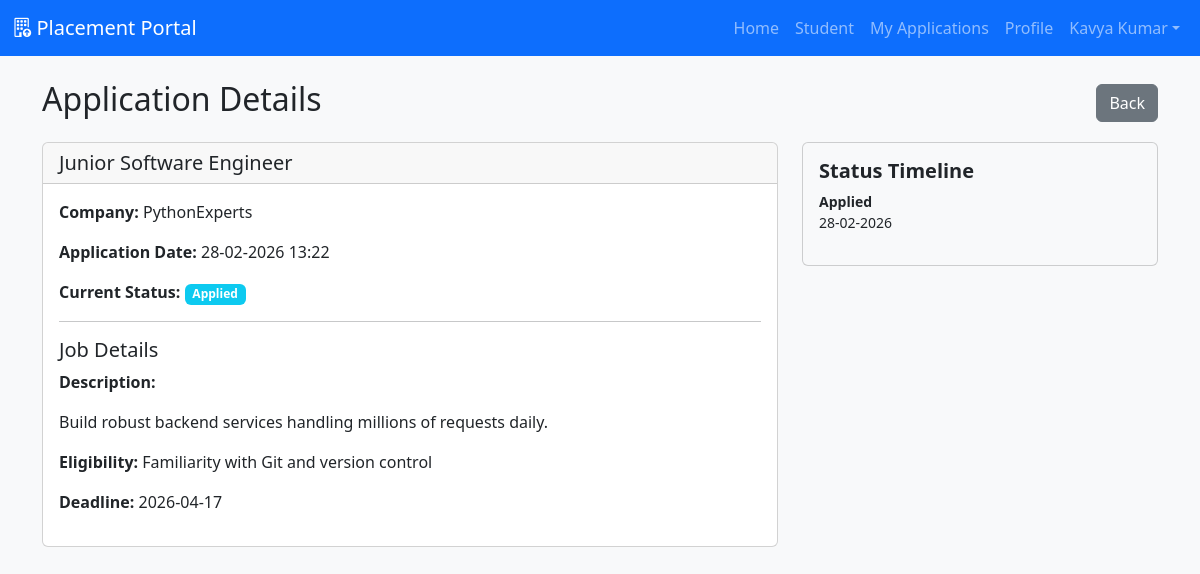
/student/application/16 (signed in), run on the app's committed database.
### models.py (models this page shows, shortened)
class User(UserMixin, db.Model):
    __tablename__ = 'users'
    id = db.Column(db.Integer, primary_key=True)
    email = db.Column(db.String(120), unique=True, nullable=False)
    password = db.Column(db.String(128), nullable=False)
    name = db.Column(db.String(120))
    role = db.Column(db.String(20), nullable=False)  # 'admin', 'company', 'student'
    active = db.Column(db.Boolean, default=True)
    blacklisted = db.Column(db.Boolean, default=False)

class Drive(db.Model):
    __tablename__ = 'drives'
    id = db.Column(db.Integer, primary_key=True)
    company_id = db.Column(db.Integer, db.ForeignKey('companies.id'), nullable=False)
    job_title = db.Column(db.String(240), nullable=False)
    job_description = db.Column(db.Text)
    eligibility = db.Column(db.String(240))
    salary = db.Column(db.String(100))
    location = db.Column(db.String(120))
    application_deadline = db.Column(db.Date)
    status = db.Column(db.String(20), default='Pending')  # Pending / Approved / Closed
    created_at = db.Column(db.DateTime, default=datetime.utcnow)
    company = db.relationship('CompanyProfile', backref='drives')

class CompanyProfile(db.Model):
    __tablename__ = 'companies'
    id = db.Column(db.Integer, primary_key=True)
    user_id = db.Column(db.Integer, db.ForeignKey('users.id'), nullable=False)
    company_name = db.Column(db.String(240), nullable=False)
    hr_contact = db.Column(db.String(120))
    website = db.Column(db.String(240))
    approved = db.Column(db.Boolean, default=False)
    blacklisted = db.Column(db.Boolean, default=False)
    user = db.relationship('User', backref='company_profile', uselist=False)

class Application(db.Model):
    __tablename__ = 'applications'
    id = db.Column(db.Integer, primary_key=True)
    student_id = db.Column(db.Integer, db.ForeignKey('users.id'), nullable=False)
    drive_id = db.Column(db.Integer, db.ForeignKey('drives.id'), nullable=False)
    applied_at = db.Column(db.DateTime, default=datetime.utcnow)
    status = db.Column(db.String(20), default='Applied')  # Applied / Shortlisted / Selected / Rejected
    student = db.relationship('User', backref='applications')
    drive = db.relationship('Drive', backref='applications')
    __table_args__ = (db.UniqueConstraint('student_id', 'drive_id', name='_student_drive_uc'),)

### app.py (the view)
@app.route('/student/application/<int:app_id>')
@login_required
@role_required('student')
def view_application_detail(app_id):
    app = Application.query.get_or_404(app_id)
    if app.student_id != current_user.id:
        flash('Access denied', 'danger')
        return redirect(url_for('student_applications'))
    return render_template('application_detail.html', application=app)

### app.py (called while the page is built)
@login_manager.user_loader
def load_user(user_id):
    return User.query.get(int(user_id))

def role_required(role):
    def decorator(fn):
        from functools import wraps
        @wraps(fn)
        def wrapper(*args, **kwargs):
            if not current_user.is_authenticated or current_user.role != role:
                flash('Access denied', 'danger')
                return redirect(url_for('login'))
            return fn(*args, **kwargs)
        return wrapper
    return decorator

### templates/application_detail.html (shortened to what this page needs)
{% extends 'base.html' %}
{% block content %}
  <div class="d-flex justify-content-between align-items-center mb-3">
    <h2>Application Details</h2>
    <a class="btn btn-secondary" href="{{ url_for('student_applications') }}">Back</a>
  </div>
  <div class="row">
    <div class="col-md-8">
      <div class="card mb-3">
        <div class="card-header">
          <h5 class="mb-0">{{ application.drive.job_title }}</h5>
        </div>
        <div class="card-body">
          <p><strong>Company:</strong> {{ application.drive.company.company_name }}</p>
          <p><strong>Application Date:</strong> {{ application.applied_at.strftime('%d-%m-%Y %H:%M') }}</p>
          <p><strong>Current Status:</strong>
            {% if application.status == 'Applied' %}
              <span class="badge bg-info">{{ application.status }}</span>
            {% elif application.status == 'Shortlisted' %}
              <span class="badge bg-warning">{{ application.status }}</span>
            {% elif application.status == 'Selected' %}
              <span class="badge bg-success">{{ application.status }}</span>
            {% else %}
              <span class="badge bg-danger">{{ application.status }}</span>
            {% endif %}
          </p>
          <hr>
          <h5>Job Details</h5>
          <p><strong>Description:</strong></p>
          <p>{{ application.drive.job_description or 'Not provided' }}</p>
          <p><strong>Eligibility:</strong> {{ application.drive.eligibility or 'Not specified' }}</p>
          <p><strong>Deadline:</strong> {{ application.drive.application_deadline or 'Not specified' }}</p>
        </div>
      </div>
    </div>
    <div class="col-md-4">
      <div class="card bg-light">
        <div class="card-body">
          <h5 class="card-title">Status Timeline</h5>
          <div class="timeline">
            <div class="timeline-item">
              <div class="timeline-content">
                <p class="small"><strong>Applied</strong><br>{{ application.applied_at.strftime('%d-%m-%Y') }}</p>
              </div>
            </div>
          </div>
        </div>
      </div>
    </div>
  </div>
{% endblock %}

### templates/base.html (shortened to what this page needs)
<!doctype html>
<html lang="en">
  <head>
    <link href="https://cdn.jsdelivr.net/npm/bootstrap@5.3.0/dist/css/bootstrap.min.css" rel="stylesheet">
    <link href="https://cdn.jsdelivr.net/npm/bootstrap-icons@1.10.5/font/bootstrap-icons.css" rel="stylesheet">
    <link href="{{ url_for('static', filename='css/style.css') }}" rel="stylesheet">
  </head>
  <body>
    <nav class="navbar navbar-expand-lg navbar-dark bg-primary">
      <div class="container-fluid">
        <a class="navbar-brand d-flex align-items-center" href="{{ url_for('index') }}"><i class="bi bi-building-up"></i>&nbsp;Placement Portal</a>
        <div class="collapse navbar-collapse" id="navCollapse">
          <ul class="navbar-nav ms-auto">
            <li class="nav-item"><a class="nav-link" href="{{ url_for('index') }}">Home</a></li>
            {% if current_user.is_authenticated %}
              {% if current_user.role=='admin' %}
                <li class="nav-item"><a class="nav-link" href="{{ url_for('admin_dashboard') }}">Admin</a></li>
                <li class="nav-item"><a class="nav-link" href="{{ url_for('admin_applications') }}">Applications</a></li>
              {% elif current_user.role=='company' %}
                <li class="nav-item"><a class="nav-link" href="{{ url_for('company_dashboard') }}">Company</a></li>
              {% else %}
                <li class="nav-item"><a class="nav-link" href="{{ url_for('student_dashboard') }}">Student</a></li>
                <li class="nav-item"><a class="nav-link" href="{{ url_for('student_applications') }}">My Applications</a></li>
                <li class="nav-item"><a class="nav-link" href="{{ url_for('student_profile') }}">Profile</a></li>
              {% endif %}
              <li class="nav-item dropdown">
                <a class="nav-link dropdown-toggle" href="#" role="button" data-bs-toggle="dropdown">{{ current_user.name }}</a>
              </li>
            {% else %}
              <li class="nav-item"><a class="nav-link" href="{{ url_for('login') }}">Login</a></li>
            {% endif %}
          </ul>
        </div>
      </div>
    </nav>
    <div class="container mt-4">
      {% block content %}{% endblock %}
    </div>
  </body>
</html>

### static/css/style.css (style rules this page uses)
body { background: #f8f9fa; }
.navbar-brand i { font-size: 1.2rem; }
.card-title { font-weight: 600; }
.card { transition: transform 0.2s; }

### data on the page
User: name "Kavya Kumar"
Drive: drive.job_title "Junior Software Engineer", drive "Build robust backend services handling millions of requests daily.", drive "Familiarity with Git and version control", drive "2026-04-17"
CompanyProfile: drive.company.company_name "PythonExperts"
Application: applied_at "28-02-2026 13:22", status "Applied", applied_at "28-02-2026"
